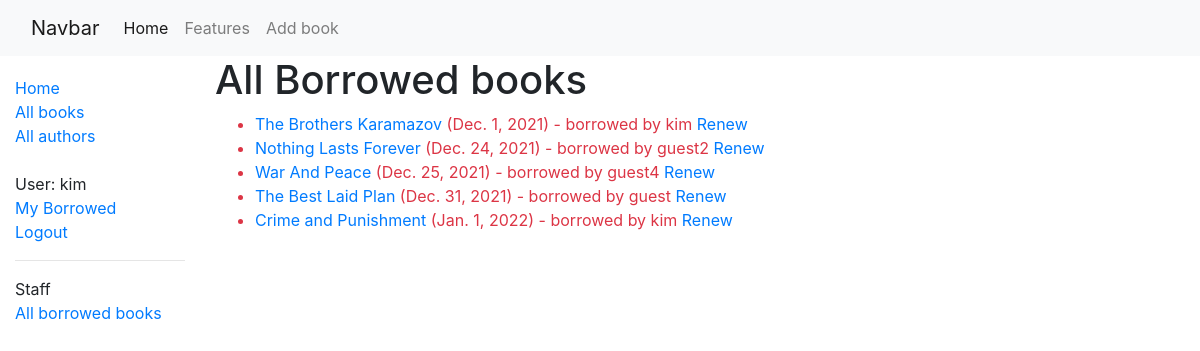
/catalog/borrowedbooks/ (signed in), run on the app's committed database.
### catalog/models.py (models this page shows, shortened)
class BookInstance(models.Model):
    id = models.UUIDField(primary_key=True, default=uuid.uuid4,
                          help_text="Unique ID for this particular book across whole library")
    book = models.ForeignKey('Book', on_delete=models.RESTRICT, null=True)
    imprint = models.CharField(max_length=200)
    due_back = models.DateField(null=True, blank=True)
    borrower = models.ForeignKey(User, on_delete=models.SET_NULL, null=True, blank=True)
    @property
    def is_overdue(self):
        if self.due_back and date.today() > self.due_back:
            return True
        return False
    LOAN_STATUS = (
        ('d', 'Maintenance'),
        ('o', 'On loan'),
        ('a', 'Available'),
        ('r', 'Reserved'),
    )
    status = models.CharField(
        max_length=1,
        choices=LOAN_STATUS,
        blank=True,
        default='d',
        help_text='Book availability')
    class Meta:
        ordering = ['due_back']
        permissions = (("can_mark_returned", "Set book as returned"),)

class Book(models.Model):
    title = models.CharField(max_length=200)
    author = models.ForeignKey('Author', on_delete=models.SET_NULL, null=True)
    summary = models.TextField(max_length=1000, help_text="Enter a brief description of the book")
    isbn = models.CharField('ISBN', max_length=13,
                            unique=True,
                            help_text='13 Character <a href="https://www.isbn-international.org/content/what-isbn'
                                      '">ISBN number</a>')
    genre = models.ManyToManyField(Genre, help_text="Select a genre for this book")
    language = models.ForeignKey('Language', on_delete=models.SET_NULL, null=True)
    class Meta:
        ordering = ['title', 'author']
    def display_genre(self):
        """Creates a string for the Genre. This is required to display genre in Admin."""
        return ', '.join([genre.name for genre in self.genre.all()[:3]])
    display_genre.short_description = 'Genre'

### catalog/views.py (the view)
# urls.py: path('borrowedbooks/', views.LoanedBooksByAllUser.as_view(), name='all-borrowed-books'),
class LoanedBooksByAllUser(PermissionRequiredMixin, generic.ListView):
    permission_required = 'catalog.can_mark_returned'
    model = BookInstance
    template_name = 'catalog/book_instance_list_all_borrowed.html'
    paginate_by = 10
    def get_queryset(self):
        return BookInstance.objects.filter(status__exact='o')

### catalog/templates/catalog/book_instance_list_all_borrowed.html
<!DOCTYPE html>
{% extends "base_generic.html" %}
{% block content %}
    <h1>All Borrowed books</h1>
    {% if bookinstance_list %}
    <ul>
      {% for bookinst in bookinstance_list %}
      <li class="{% if bookinst.is_overdue %}text-danger{% endif %}">
        <a href="{% url 'book-detail' bookinst.book.pk %}">{{bookinst.book.title}}</a> ({{ bookinst.due_back }}) - borrowed by {{bookinst.borrower}}
          <a href="{% url 'renew-book-librarian' bookinst.id %}">Renew</a>
      </li>
      {% endfor %}
    </ul>
    {% else %}
      <p>There are no books borrowed.</p>
    {% endif %}
{% endblock %}

### catalog/templates/base_generic.html (shortened to what this page needs)
<!DOCTYPE html>
<html lang="en">
<head>
  <link rel="stylesheet" href="https://cdn.jsdelivr.net/npm/bootstrap@4.5.3/dist/css/bootstrap.min.css">
  {% load static %}
  <link rel="stylesheet" href="{% static 'css/styles.css' %}">
</head>
<body>
<nav class="navbar navbar-expand-lg navbar-light bg-light">
  <div class="container-fluid">
    <a class="navbar-brand" href="#">Navbar</a>
    <div class="collapse navbar-collapse" id="navbarNavDropdown">
      <ul class="navbar-nav">
        <li class="nav-item">
          <a class="nav-link active" aria-current="page" href="{%url 'index'%}">Home</a>
        </li>
        <li class="nav-item">
          <a class="nav-link" href="#">Features</a>
        </li>
        <li class="nav-item">
          <a class="nav-link" href="{% url 'book-create' %}">Add book</a>
        </li>
      </ul>
    </div>
  </div>
</nav>
  <div class="container-fluid">
    <div class="row">
      <div class="col-sm-2">
      {% block sidebar %}
        <ul class="sidebar-nav">
          <li><a href="{% url 'index' %}">Home</a></li>
          <li><a href="{% url 'books' %}">All books</a></li>
          <li><a href="{% url 'authors'%}">All authors</a></li>
          <br>
          {% if user.is_authenticated %}
            <li>User: {{user.get_username}}</li>
            <li><a href="{% url 'my-borrowed' %}">My Borrowed</a></li>
            <li><a href="{% url 'logout'%}?next={{request.path}}">Logout</a></li>
            <hr>
            <li>Staff</li>
            <li><a href="{%  url 'all-borrowed-books' %}">All borrowed books</a></li>
          {% else %}
            <li><a href="{% url 'login'%}?next={{request.path}}">Login</a></li>
          {% endif %}
        </ul>
     {% endblock %}
      </div>
        <div class="col-sm-10 ">
          {% block content %}
          {% endblock %}
        </div>
    </div>
  </div>
</body>
</html>

### catalog/static/css/styles.css (style rules this page uses)
.sidebar-nav { margin-top: 20px; padding: 0; list-style: none; }

### data on the page
BookInstance: book "The Brothers Karamazov", due_back "Dec. 1, 2021", borrower "kim"
BookInstance: book "Nothing Lasts Forever", due_back "Dec. 24, 2021", borrower "guest2"
BookInstance: book "War And Peace", due_back "Dec. 25, 2021", borrower "guest4"
BookInstance: book "The Best Laid Plan", due_back "Dec. 31, 2021", borrower "guest"
BookInstance: book "Crime and Punishment", due_back "Jan. 1, 2022", borrower "kim"

### other printed values
{{ user.get_username }} "kim"
